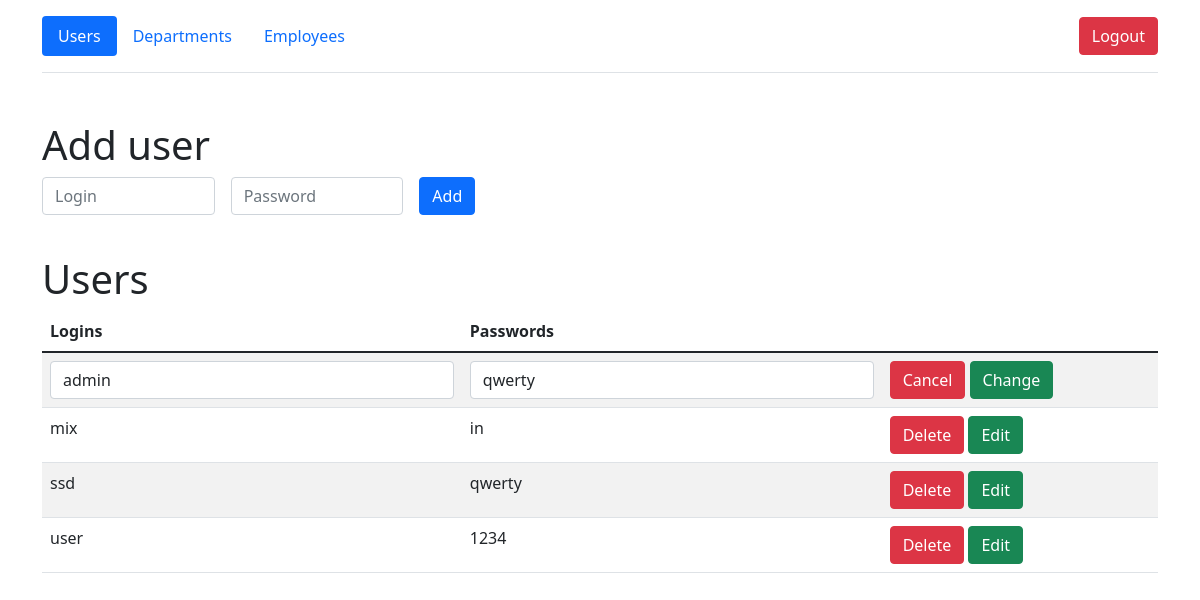
The app's page /users/1/edit (signed in) with its own data.
### models/users.py (models this page shows)
class User(db.Model, UserMixin):
    __table_args__ = {'extend_existing': True}
    id = db.Column(db.Integer, primary_key=True)
    login = db.Column(db.String(50), nullable=False, unique=True)
    password = db.Column(db.String(50), nullable=False)

### views/views_users.py (the view)
@api_users.route('/users/<int:id>/edit', methods=['GET', 'POST'])
@login_required
def edit_user(id):
    if session.get('user') and session.get('user')[0] == ADMIN:
        users = User.query.all()
        if User.query.get(id):
            if request.method == 'POST':
                login = request.form.get('new_login')
                password = request.form.get('new_password')
                data = f'?login={session["user"][0]}&password={session["user"][1]}' \
                       f'&id={id}&new_login={urllib.parse.quote(login)}&new_password={urllib.parse.quote(password)}&page=True'
                return redirect('/api/users/edit' + data)
            return render_template('users_for_admin.html', id=id, users=users)
        return redirect('/users')

### views/views_users.py (called while the page is built)
@api_users.before_request
def check_session():
    if session.get('user'):
        users = User.query.filter_by(login=session.get('user')[0]).all()
        login_user(users[0])
        session.permanent = False
    else:
        return redirect('/')

### templates/users_for_admin.html (shortened to what this page needs)
{% extends 'base.html' %}
{% block body %}
<div class="container">
        <header class="d-flex flex-wrap align-items-center justify-content-center justify-content-md-between py-3 mb-4 border-bottom">
          <ul class="nav nav-pills">
              <li class="nav-item"><a href="/users" class="nav-link active">Users</a></li>
            <li class="nav-item"><a href="/departments" class="nav-link">Departments</a></li>
            <li class="nav-item"><a href="/employees" class="nav-link">Employees</a></li>
          </ul>
            <div class="col-md-3 text-end">
                <a href="/logout">
                    <button type="button" class="btn btn-danger">Logout</button>
                </a>
              </div>
        </header>
      </div>
    <div class="container mt-5">
        <h1>Add user</h1>
        <form method="post" class="row g-3 needs-validation">
            <div class="col-md-2">
                  <input type="text"  name="login" class="form-control" placeholder="Login">
                </div>
            <div class="col-md-2">
                  <input type="text"  name="password" class="form-control" placeholder="Password">
                </div>
            <div class="col-md-2">
                <button class="btn btn-primary" type="submit">Add</button>
            </div>
            <div>
                <br>
            </div>
        </form>
        <h1>Users</h1>
        <table id="data" class="table table-striped">
            <thead>
              <tr>
                <th>Logins</th>
                  <th>Passwords</th>
                  <th></th>
              </tr>
            </thead>
            <tbody>
              {% for user in users %}
                <tr>
                        {% if user.id == id %}
                     <form method="post" class="row g-3 needs-validation" novalidate>
                            <td><input type="text"  name="new_login" class="form-control" id="validationCustom08" value="{{ user.login }}" required></td>
                            <td><input type="text"  name="new_password" class="form-control" id="validationCustom09" value="{{ user.password }}" required></td>
                            <td>
                                <a href="/users" class="btn btn-danger">Cancel</a>
                                <button class="btn btn-success" type="submit">Change</button>
                            </td>
                     </form>
                        {% else %}
                    <td>
                      {{ user.login }}
                    </td>
                    <td>
                      {{ user.password }}
                    </td>
                     <td>
                         <a href="/users/{{ user.id }}/del" class="btn btn-danger">Delete</a>
                        <a href="/users/{{ user.id }}/edit" class="btn btn-success">Edit</a>
                    </td>
                    {% endif %}
                </tr>
              {% endfor %}
            </tbody>
  </table>
    </div>
{% endblock %}

### records on screen
User: new_login "admin", new_password "qwerty"
User: login "mix", password "in"
User: login "ssd", password "qwerty"
User: login "user", password "1234"
